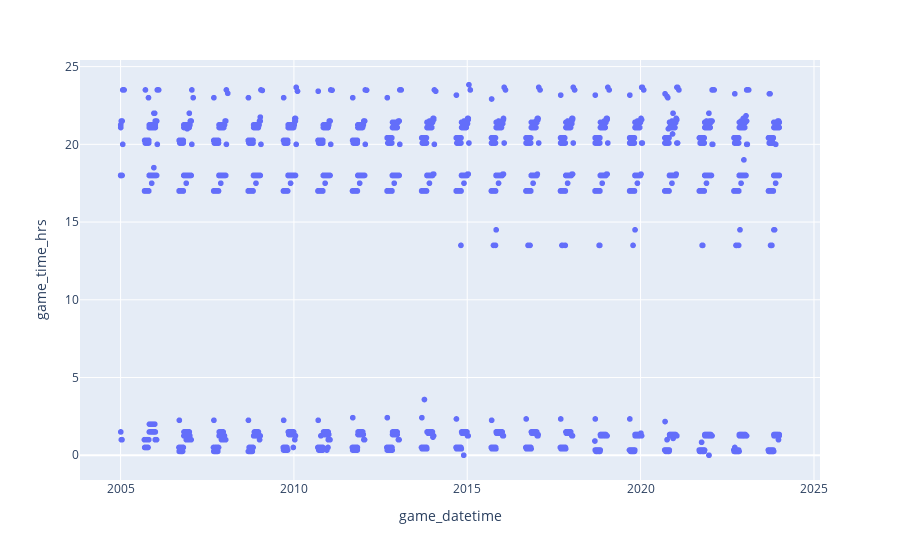

The cell this chart's notebook holds for it:
### Code cell
fig = px.scatter(df_final, x="game_datetime", y="game_time_hrs")
fig.show()

### Figure 1 — Plotly figure (JSON) as saved in the notebook; plotly's stock layout.template omitted (floating-point values rounded to 4 significant figures; data arrays with more than 128 entries replaced by an {"elided": "..."} marker saying what was removed)
{"data": [{"hovertemplate": "game_datetime=%{x}<br>game_time_hrs=%{y}<extra></extra>", "legendgroup": "", "marker": {"color": "#636efa", "symbol": "circle"}, "mode": "markers", "name": "", "showlegend": false, "type": "scattergl", "x": {"elided": "4863 str values"}, "xaxis": "x", "y": {"elided": "4863 float values"}, "yaxis": "y"}], "layout": {"autosize": true, "legend": {"tracegroupgap": 0}, "margin": {"t": 60}, "xaxis": {"anchor": "y", "autorange": true, "domain": [0, 1], "range": ["2003-11-09 23:34:03.6519", "2025-02-23 19:45:56.3481"], "title": {"text": "game_datetime"}, "type": "date"}, "yaxis": {"anchor": "x", "autorange": true, "domain": [0, 1], "range": [-1.845, 25.68], "title": {"text": "game_time_hrs"}, "type": "linear"}}}
